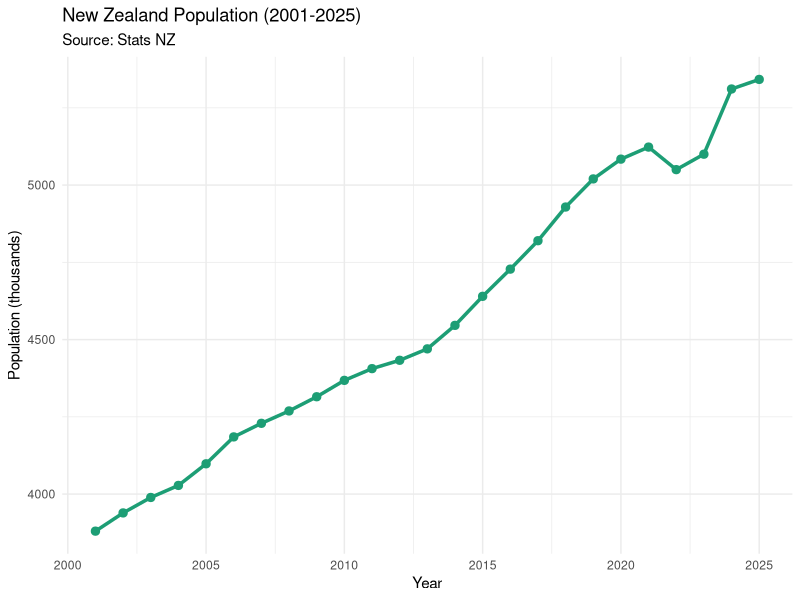

Write the R code that produced this figure.
# Load packages
library(ggplot2)

# New Zealand population data (2001-2025) - Source: Stats NZ
year <- c(2001,2002,2003,2004,2005,2006,2007,2008,2009,2010,
          2011,2012,2013,2014,2015,2016,2017,2018,2019,2020,
          2021,2022,2023,2024,2025)

population <- c(3880,3939,3989,4028,4098,4185,4229,4269,4315,4368,
                4406,4433,4470,4546,4640,4728,4820,4929,5020,5084,
                5123,5050,5100,5311,5342)

nz_pop <- data.frame(year, population)

ggplot(nz_pop, aes(x=year, y=population)) +
  geom_line(color="#1D9E75", linewidth=1.2) +
  geom_point(color="#1D9E75", size=2.5) +
  labs(title="New Zealand Population (2001-2025)",
       subtitle="Source: Stats NZ",
       x="Year",
       y="Population (thousands)") +
  theme_minimal()
